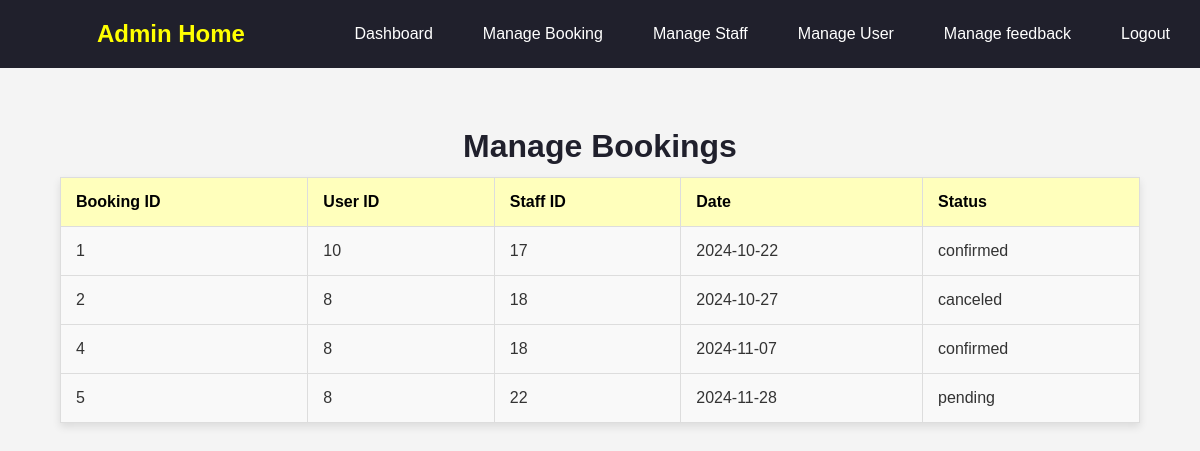
Screenshot of /managebooking.php with the database file from the repository.
### tables this page shows
CREATE TABLE `appointments` (
  `id` int(11) NOT NULL,
  `user_id` int(11) NOT NULL,
  `staff_id` int(11) NOT NULL,
  `work_description` text NOT NULL,
  `appointment_date` date NOT NULL,
  `status` enum('pending','confirmed','canceled') DEFAULT 'pending'
);

### managebooking.php (the view, shortened to what this page needs)
<!DOCTYPE html>
<html lang="en">
<head>
    <link rel="stylesheet" href="managebooking.css">
</head>
<body>
  <nav>
    <div class="sappy">
      <h1 class="ad" >Admin Home</h1>
      <div class="hi">
        <a href="adminhome.php" class="hello">Dashboard</a>
        <a href="managebooking.php" class="hello">Manage Booking</a>
        <a href="managestaff.php" class="hello">Manage Staff</a>
        <a href="manageuser.php" class="hello">Manage User</a>
        <a href="managefeedback.php" class="hello">Manage feedback</a>
        <a href="logout.php" class="hello">Logout</a>
      </div>
    </div>
  </nav>
  <h1 class="man" >Manage Bookings</h1>
  <table>
    <thead>
      <tr>
        <th>Booking ID</th>
        <th>User ID</th>
        <th>Staff ID</th>
        <th>Date</th>
        <th>Status</th>
      </tr>
    </thead>
    <tbody>
      <?php
      $conn = mysqli_connect("localhost", "root", "", "labour_booking");
      $result = mysqli_query($conn, "SELECT * FROM appointments");
      if (mysqli_num_rows($result) > 0) {
          while ($row = mysqli_fetch_assoc($result)) {
              echo "<tr>";
              echo "<td>" . $row['id'] . "</td>";
              echo "<td>" . $row['user_id'] . "</td>";
              echo "<td>" . $row['staff_id'] . "</td>";
              echo "<td>" . $row['appointment_date'] . "</td>";
              echo "<td>" . $row['status'] . "</td>";
              echo "</tr>";
          }
      } else {
          echo "<tr><td colspan='5'>No bookings found</td></tr>";
      }
      ?>
    </tbody>
  </table>
</body>
</html>

### managebooking.css (style rules this page uses)
* { margin: 0; padding: 0; box-sizing: border-box; }
body { font-family: Arial, sans-serif; background-color: #f4f4f4; color: #333; padding-bottom: 20px; }
nav { background-color: rgb(32, 32, 44); padding: 15px; }
.sappy { display: flex; justify-content: space-between; align-items: center; }
.hi { display: flex; }
.hello { color: white; text-decoration: none; margin-left: 20px; padding: 10px 15px; border-radius: 5px; transition: background-color 0.3s; }
h1 { text-align: center; color: yellow; }
table { width: 90%; margin: 0 auto; border-collapse: collapse; background-color: #fff; box-shadow: 0 4px 8px rgba(0, 0, 0, 0.1); }
th, td { padding: 15px; text-align: left; border: 1px solid #ddd; }
th { background-color: rgba(255, 255, 0, 0.263); color: black; }
td { background-color: #f9f9f9; }
tbody tr:nth-child(odd) { background-color: #eaf0f7; }
.man { color:rgb(32, 32, 44); margin-top: 5%; margin-bottom: 1%; }
.ad { margin-left: 7%; }

### rows the page displays
appointments: id "1", user "10", staff "17", appointment_date "2024-10-22", status "confirmed"
appointments: id "2", user "8", staff "18", appointment_date "2024-10-27", status "canceled"
appointments: id "4", user "8", staff "18", appointment_date "2024-11-07", status "confirmed"
appointments: id "5", user "8", staff "22", appointment_date "2024-11-28", status "pending"
